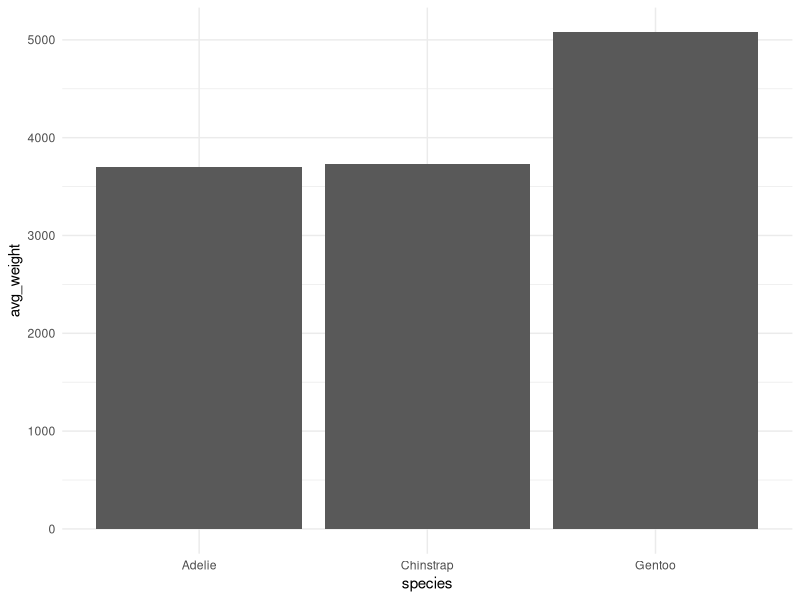

This chart was generated by the following R code:
## ---- chunk 1
knitr::opts_chunk$set(echo = FALSE,
                      include = TRUE,
                      warning = FALSE,
                      message = FALSE)
## ---- chunk 2
library(tidyverse)
library(palmerpenguins)
## ---- chunk 3
penguins %>% 
  group_by(species) %>% 
  summarize(avg_weight = mean(body_mass_g, na.rm = TRUE)) %>% 
  ggplot(aes(x = species,
             y = avg_weight)) +
  geom_col() +
  theme_minimal()
